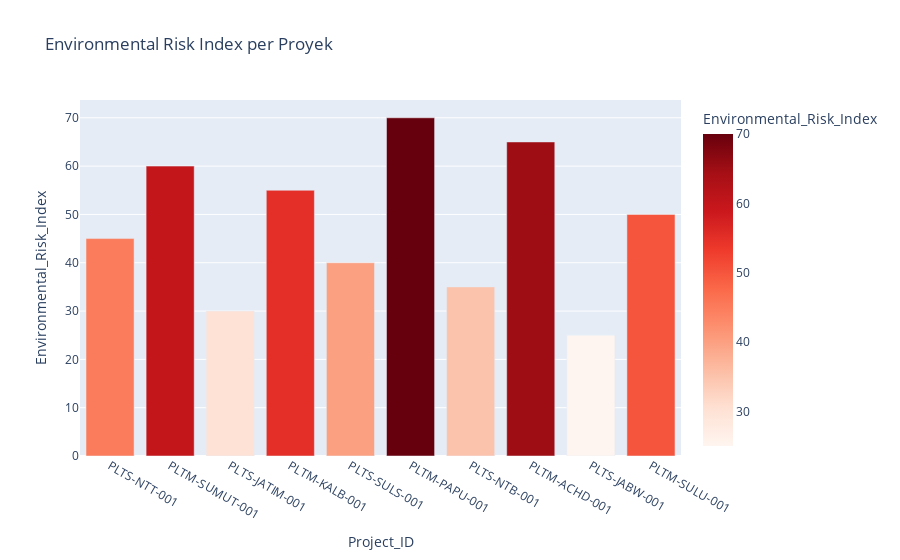

Source (notebook cell):
### Markdown cell above
## Analisa Enviromental Risk Index per Proyek dengan Bar Chart

### Code cell
fig2 = px.bar(
    df,
    x="Project_ID",
    y="Environmental_Risk_Index",
    color="Environmental_Risk_Index",
    title="Environmental Risk Index per Proyek",
    color_continuous_scale="reds"
)
fig2.show()

### Figure 1 — Plotly figure (JSON) as saved in the notebook; plotly's stock layout.template omitted (floating-point values rounded to 4 significant figures)
{"data": [{"hovertemplate": "Project_ID=%{x}<br>Environmental_Risk_Index=%{marker.color}<extra></extra>", "legendgroup": "", "marker": {"color": [45, 60, 30, 55, 40, 70, 35, 65, 25, 50], "coloraxis": "coloraxis", "pattern": {"shape": ""}}, "name": "", "orientation": "v", "showlegend": false, "textposition": "auto", "type": "bar", "x": ["PLTS-NTT-001", "PLTM-SUMUT-001", "PLTS-JATIM-001", "PLTM-KALB-001", "PLTS-SULS-001", "PLTM-PAPU-001", "PLTS-NTB-001", "PLTM-ACHD-001", "PLTS-JABW-001", "PLTM-SULU-001"], "xaxis": "x", "y": [45, 60, 30, 55, 40, 70, 35, 65, 25, 50], "yaxis": "y"}], "layout": {"barmode": "relative", "coloraxis": {"colorbar": {"title": {"text": "Environmental_Risk_Index"}}, "colorscale": [[0, "rgb(255,245,240)"], [0.125, "rgb(254,224,210)"], [0.25, "rgb(252,187,161)"], [0.375, "rgb(252,146,114)"], [0.5, "rgb(251,106,74)"], [0.625, "rgb(239,59,44)"], [0.75, "rgb(203,24,29)"], [0.875, "rgb(165,15,21)"], [1, "rgb(103,0,13)"]]}, "legend": {"tracegroupgap": 0}, "title": {"text": "Environmental Risk Index per Proyek"}, "xaxis": {"anchor": "y", "domain": [0, 1], "title": {"text": "Project_ID"}}, "yaxis": {"anchor": "x", "domain": [0, 1], "title": {"text": "Environmental_Risk_Index"}}}}
